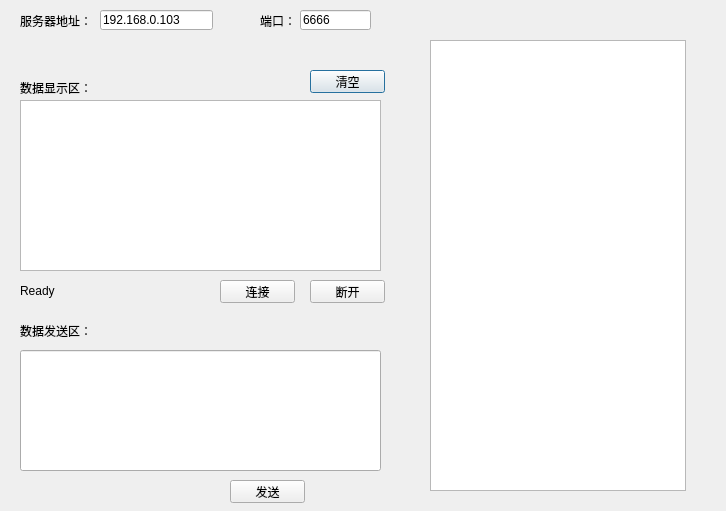
<?xml version="1.0" encoding="UTF-8"?>
<ui version="4.0">
 <class>client</class>
 <widget class="QDialog" name="client">
  <property name="geometry">
   <rect>
    <x>0</x>
    <y>0</y>
    <width>726</width>
    <height>511</height>
   </rect>
  </property>
  <property name="windowTitle">
   <string>客户端</string>
  </property>
  <property name="toolTip">
   <string>客户端</string>
  </property>
  <property name="whatsThis">
   <string>客户端</string>
  </property>
  <widget class="QLineEdit" name="clientPortlineEdit">
   <property name="geometry">
    <rect>
     <x>300</x>
     <y>10</y>
     <width>71</width>
     <height>20</height>
    </rect>
   </property>
   <property name="text">
    <string>6666</string>
   </property>
   <property name="readOnly">
    <bool>true</bool>
   </property>
  </widget>
  <widget class="QLabel" name="label_2">
   <property name="geometry">
    <rect>
     <x>20</x>
     <y>320</y>
     <width>71</width>
     <height>21</height>
    </rect>
   </property>
   <property name="text">
    <string>数据发送区：</string>
   </property>
  </widget>
  <widget class="QPushButton" name="cCleanpushButton">
   <property name="geometry">
    <rect>
     <x>310</x>
     <y>70</y>
     <width>75</width>
     <height>23</height>
    </rect>
   </property>
   <property name="text">
    <string>清空</string>
   </property>
  </widget>
  <widget class="QLineEdit" name="clientMessagelineEdit">
   <property name="geometry">
    <rect>
     <x>20</x>
     <y>350</y>
     <width>361</width>
     <height>121</height>
    </rect>
   </property>
  </widget>
  <widget class="QLineEdit" name="clientIPlineEdit">
   <property name="geometry">
    <rect>
     <x>100</x>
     <y>10</y>
     <width>113</width>
     <height>20</height>
    </rect>
   </property>
   <property name="text">
    <string>192.168.0.103</string>
   </property>
   <property name="readOnly">
    <bool>true</bool>
   </property>
  </widget>
  <widget class="QPushButton" name="clientSendpushButton">
   <property name="geometry">
    <rect>
     <x>230</x>
     <y>480</y>
     <width>75</width>
     <height>23</height>
    </rect>
   </property>
   <property name="text">
    <string>发送</string>
   </property>
  </widget>
  <widget class="QLabel" name="label_4">
   <property name="geometry">
    <rect>
     <x>260</x>
     <y>10</y>
     <width>41</width>
     <height>21</height>
    </rect>
   </property>
   <property name="text">
    <string>端口：</string>
   </property>
  </widget>
  <widget class="QLabel" name="label">
   <property name="geometry">
    <rect>
     <x>20</x>
     <y>10</y>
     <width>71</width>
     <height>21</height>
    </rect>
   </property>
   <property name="text">
    <string>服务器地址：</string>
   </property>
  </widget>
  <widget class="QLabel" name="label_3">
   <property name="geometry">
    <rect>
     <x>20</x>
     <y>80</y>
     <width>71</width>
     <height>16</height>
    </rect>
   </property>
   <property name="text">
    <string>数据显示区：</string>
   </property>
  </widget>
  <widget class="QPushButton" name="connectpushButton">
   <property name="geometry">
    <rect>
     <x>220</x>
     <y>280</y>
     <width>75</width>
     <height>23</height>
    </rect>
   </property>
   <property name="text">
    <string>连接</string>
   </property>
  </widget>
  <widget class="QPushButton" name="disconnectpushButton">
   <property name="geometry">
    <rect>
     <x>310</x>
     <y>280</y>
     <width>75</width>
     <height>23</height>
    </rect>
   </property>
   <property name="text">
    <string>断开</string>
   </property>
  </widget>
  <widget class="QLabel" name="cStatuslabel">
   <property name="geometry">
    <rect>
     <x>20</x>
     <y>280</y>
     <width>151</width>
     <height>21</height>
    </rect>
   </property>
   <property name="text">
    <string>Ready</string>
   </property>
  </widget>
  <widget class="QTextEdit" name="messagetextBrowser">
   <property name="geometry">
    <rect>
     <x>20</x>
     <y>100</y>
     <width>361</width>
     <height>171</height>
    </rect>
   </property>
  </widget>
  <widget class="QTableWidget" name="tableWidget">
   <property name="geometry">
    <rect>
     <x>430</x>
     <y>40</y>
     <width>256</width>
     <height>451</height>
    </rect>
   </property>
  </widget>
 </widget>
 <resources/>
 <connections/>
</ui>
